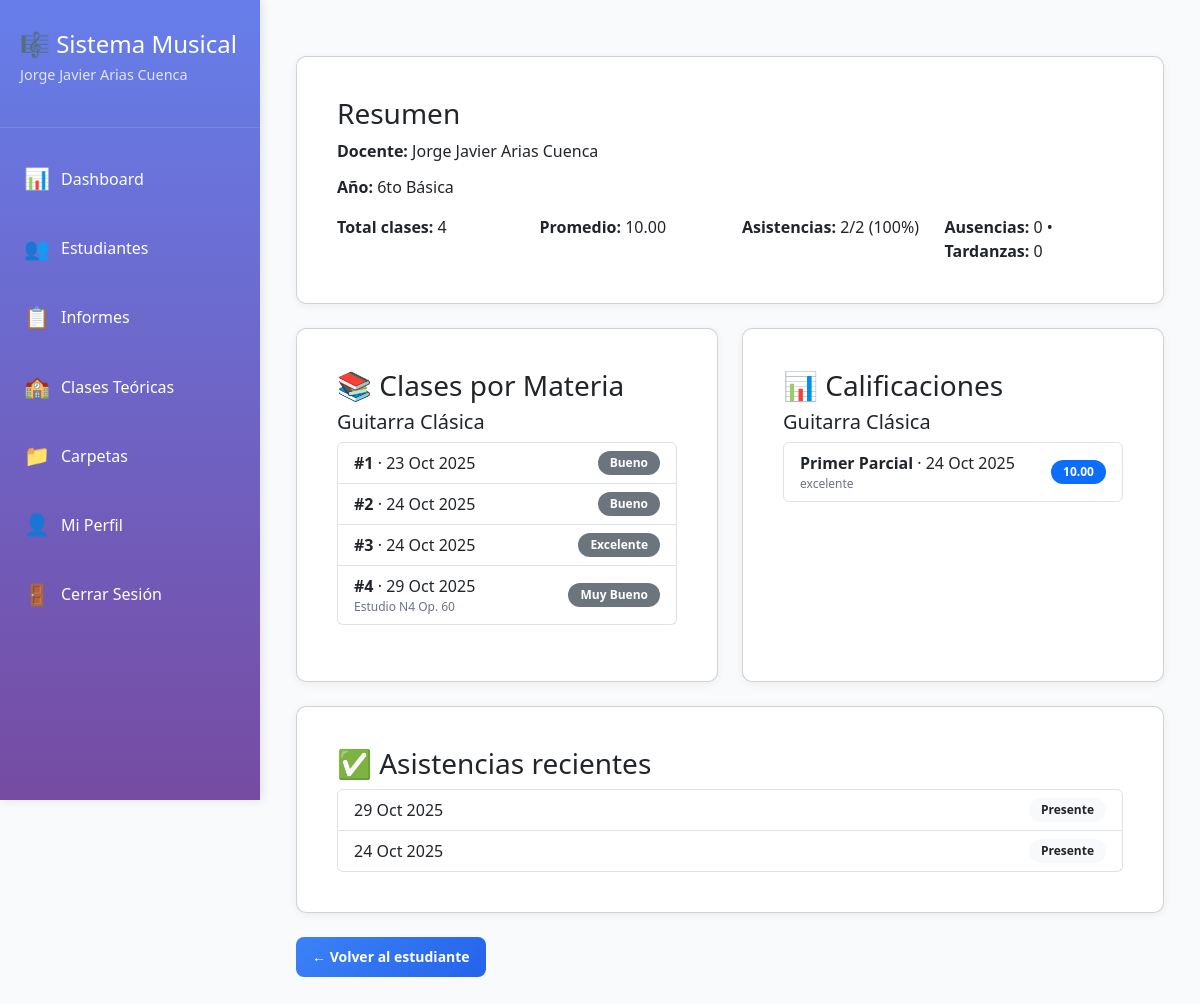
/teachers/libreta/1/ (signed in), run on the app's committed database.
### teachers/models.py (models this page shows, shortened)
class Teacher(models.Model):
    user = models.OneToOneField(User, on_delete=models.CASCADE, related_name='teacher_profile')
    full_name = models.CharField(max_length=200, verbose_name="Nombre completo")
    specialization = models.CharField(max_length=100, blank=True, verbose_name="Especialización")
    phone = models.CharField(max_length=20, blank=True, verbose_name="Teléfono")
    photo = models.ImageField(upload_to='profiles/teachers/', blank=True, null=True, verbose_name="Foto de perfil")
    created_at = models.DateTimeField(auto_now_add=True)
    class Meta:
        verbose_name = "Docente"
        verbose_name_plural = "Docentes"
        ordering = ['full_name']

### students/models.py (models this page shows, shortened)
class Student(models.Model):
    GRADE_CHOICES = [
        ('2do Básica', '2do Básica'),
        ('3ro Básica', '3ro Básica'),
        ('4to Básica', '4to Básica'),
        ('5to Básica', '5to Básica'),
        ('6to Básica', '6to Básica'),
        ('7mo Básica', '7mo Básica'),
        ('8vo Básica', '8vo Básica'),
        ('1ro Bachillerato', '1ro Bachillerato'),
        ('2do Bachillerato', '2do Bachillerato'),
        ('3ro Bachillerato', '3ro Bachillerato'),
    ]
    teacher = models.ForeignKey(Teacher, on_delete=models.CASCADE, related_name='students', verbose_name="Docente")
    user = models.OneToOneField(User, on_delete=models.SET_NULL, null=True, blank=True, related_name='student_profile', verbose_name="Usuario del estudiante")
    name = models.CharField(max_length=200, verbose_name="Nombre completo")
    grade = models.CharField(max_length=50, choices=GRADE_CHOICES, verbose_name="Año escolar")
    parent_name = models.CharField(max_length=200, blank=True, verbose_name="Nombre del padre/madre")
    parent_email = models.EmailField(blank=True, verbose_name="Email del padre/madre")
    parent_phone = models.CharField(max_length=20, blank=True, verbose_name="Teléfono del padre/madre")
    notes = models.TextField(blank=True, verbose_name="Notas adicionales")
    photo = models.ImageField(upload_to='profiles/students/', blank=True, null=True, verbose_name="Foto de perfil")
    active = models.BooleanField(default=True, verbose_name="Activo")
    created_at = models.DateTimeField(auto_now_add=True)
    class Meta:
        ordering = ['name']
        verbose_name = "Estudiante"
        verbose_name_plural = "Estudiantes"

### classes/models.py (models this page shows, shortened)
class Activity(models.Model):
    SUBJECT_CHOICES = [
        ('Guitarra Clásica', '🎸 Guitarra Clásica'),
        ('Conjunto Instrumental', '🎺 Conjunto Instrumental'),
        ('Creación y Arreglos Musicales', '🎵 Creación y Arreglos Musicales'),
    ]
    PERFORMANCE_CHOICES = [
        ('Excelente', 'Excelente'),
        ('Muy Bueno', 'Muy Bueno'),
        ('Bueno', 'Bueno'),
        ('Regular', 'Regular'),
        ('Necesita mejorar', 'Necesita mejorar'),
    ]
    student = models.ForeignKey(Student, on_delete=models.CASCADE, related_name='activities', verbose_name="Estudiante")
    clase = models.ForeignKey(Clase, on_delete=models.CASCADE, related_name='activities')
    subject = models.CharField(max_length=100, choices=SUBJECT_CHOICES, verbose_name="Materia")
    class_number = models.PositiveIntegerField(verbose_name="Número de clase")
    date = models.DateField(verbose_name="Fecha de clase")
    topics_worked = models.TextField(blank=True, verbose_name="Temas trabajados")
    techniques = models.TextField(blank=True, verbose_name="Técnicas desarrolladas")
    pieces = models.CharField(max_length=500, blank=True, verbose_name="Piezas/Repertorio")
    performance = models.CharField(max_length=50, choices=PERFORMANCE_CHOICES, default='Bueno', verbose_name="Desempeño")
    strengths = models.TextField(blank=True, verbose_name="Fortalezas")
    areas_to_improve = models.TextField(blank=True, verbose_name="Áreas a mejorar")
    homework = models.TextField(blank=True, verbose_name="Tareas para casa")
    practice_time = models.PositiveIntegerField(
        default=30,
        validators=[MinValueValidator(15), MaxValueValidator(180)],
        verbose_name="Tiempo de práctica (minutos)"
    )
    observations = models.TextField(blank=True, verbose_name="Observaciones")
    created_at = models.DateTimeField(auto_now_add=True)
    updated_at = models.DateTimeField(auto_now=True)
    class Meta:
        ordering = ['-date', '-class_number']
        verbose_name = "Actividad"
        verbose_name_plural = "Actividades"
        unique_together = ['student', 'subject', 'class_number']

class Grade(models.Model):
    PERIOD_CHOICES = [
        ('Primer Parcial', 'Primer Parcial'),
        ('Segundo Parcial', 'Segundo Parcial'),
        ('Tercer Parcial', 'Tercer Parcial'),
        ('Examen Final', 'Examen Final'),
        ('Quimestre 1', 'Quimestre 1'),
        ('Quimestre 2', 'Quimestre 2'),
    ]
    student = models.ForeignKey(Student, on_delete=models.CASCADE, related_name='grades', verbose_name="Estudiante")
    subject = models.CharField(max_length=100, choices=Activity.SUBJECT_CHOICES, verbose_name="Materia")
    period = models.CharField(max_length=50, choices=PERIOD_CHOICES, verbose_name="Período")
    score = models.DecimalField(max_digits=5, decimal_places=2, validators=[MinValueValidator(0), MaxValueValidator(10)], verbose_name="Calificación")
    comments = models.TextField(blank=True, verbose_name="Comentarios")
    date = models.DateField(verbose_name="Fecha de calificación")
    created_at = models.DateTimeField(auto_now_add=True)
    class Meta:
        ordering = ['-date']
        verbose_name = "Calificación"
        verbose_name_plural = "Calificaciones"
        unique_together = ['student', 'subject', 'period']

class Attendance(models.Model):
    STATUS_CHOICES = [
        ('Presente', '✅ Presente'),
        ('Ausente', '❌ Ausente'),
        ('Tardanza', '⏰ Tardanza'),
        ('Justificado', '📝 Justificado'),
    ]
    student = models.ForeignKey(Student, on_delete=models.CASCADE, related_name='attendances', verbose_name="Estudiante")
    date = models.DateField(verbose_name="Fecha")
    status = models.CharField(max_length=20, choices=STATUS_CHOICES, default='Presente', verbose_name="Estado")
    notes = models.TextField(blank=True, verbose_name="Observaciones")
    created_at = models.DateTimeField(auto_now_add=True)
    class Meta:
        ordering = ['-date']
        verbose_name = "Asistencia"
        verbose_name_plural = "Asistencias"
        unique_together = ['student', 'date']

### teachers/views.py (the view)
# urls.py: path('libreta/<int:student_id>/', views.report_card_view, name='report_card'),
@teacher_required
def report_card_view(request, student_id):
    teacher = request.user.teacher_profile
    student = get_object_or_404(Student, id=student_id, teacher=teacher)
    activities = student.activities.all().order_by('subject', 'class_number')
    grades = student.grades.all().order_by('subject', 'period')
    attendances = student.attendances.all().order_by('-date')
    activities_by_subject = {}
    grades_by_subject = {}
    for activity in activities:
        if activity.subject not in activities_by_subject:
            activities_by_subject[activity.subject] = []
        activities_by_subject[activity.subject].append(activity)
    for grade in grades:
        if grade.subject not in grades_by_subject:
            grades_by_subject[grade.subject] = []
        grades_by_subject[grade.subject].append(grade)
    total_attendance = attendances.count()
    presente_count = attendances.filter(status='Presente').count()
    ausente_count = attendances.filter(status='Ausente').count()
    tardanza_count = attendances.filter(status='Tardanza').count()
    attendance_percentage = (presente_count / total_attendance * 100) if total_attendance > 0 else 0
    promedio_general = sum(float(g.score) for g in grades) / len(grades) if grades else 0
    context = {
        'student': student,
        'teacher': teacher,
        'activities_by_subject': activities_by_subject,
        'grades_by_subject': grades_by_subject,
        'attendances': attendances[:30],
        'total_attendance': total_attendance,
        'presente_count': presente_count,
        'ausente_count': ausente_count,
        'tardanza_count': tardanza_count,
        'attendance_percentage': attendance_percentage,
        'promedio_general': promedio_general,
        'total_classes': activities.count(),
    }
    return render(request, 'teachers/report_card.html', context)

### teachers/templates/teachers/report_card.html (shortened to what this page needs)
{% extends 'teachers/base.html' %}
{% block content %}
<div class="report-card">
  <div class="card mb-4">
    <div class="card-body">
      <h3 class="card-title">Resumen</h3>
      <p><strong>Docente:</strong> {{ teacher.full_name }}</p>
      <p><strong>Año:</strong> {{ student.grade }}</p>
      <div class="row mt-3">
        <div class="col-md-3"><strong>Total clases:</strong> {{ total_classes }}</div>
        <div class="col-md-3"><strong>Promedio:</strong> {{ promedio_general|floatformat:2 }}</div>
        <div class="col-md-3"><strong>Asistencias:</strong> {{ presente_count }}/{{ total_attendance }} ({{ attendance_percentage|floatformat:0 }}%)</div>
        <div class="col-md-3"><strong>Ausencias:</strong> {{ ausente_count }} • <strong>Tardanzas:</strong> {{ tardanza_count }}</div>
      </div>
    </div>
  </div>
  <div class="row">
    <div class="col-lg-6 mb-4">
      <div class="card h-100">
        <div class="card-body">
          <h3 class="card-title">📚 Clases por Materia</h3>
          {% if activities_by_subject %}
            {% for subject, acts in activities_by_subject.items %}
              <div class="mb-3">
                <h5 class="mb-2">{{ subject }}</h5>
                <ul class="list-group">
                  {% for a in acts %}
                    <li class="list-group-item d-flex justify-content-between align-items-center">
                      <div>
                        <strong>#{{ a.class_number }}</strong> · {{ a.date|date:"d M Y" }}
                        {% if a.pieces %}<div style="font-size:12px;color:#6B7280;">{{ a.pieces }}</div>{% endif %}
                      </div>
                      <span class="badge bg-secondary">{{ a.performance }}</span>
                    </li>
                  {% endfor %}
                </ul>
              </div>
            {% endfor %}
          {% else %}
            <p class="text-muted">No hay clases registradas.</p>
          {% endif %}
        </div>
      </div>
    </div>
    <div class="col-lg-6 mb-4">
      <div class="card h-100">
        <div class="card-body">
          <h3 class="card-title">📊 Calificaciones</h3>
          {% if grades_by_subject %}
            {% for subject, grades in grades_by_subject.items %}
              <div class="mb-3">
                <h5 class="mb-2">{{ subject }}</h5>
                <ul class="list-group">
                  {% for g in grades %}
                    <li class="list-group-item d-flex justify-content-between align-items-center">
                      <div>
                        <strong>{{ g.period }}</strong> · {{ g.date|date:"d M Y" }}
                        {% if g.comments %}<div style="font-size:12px;color:#6B7280;">{{ g.comments }}</div>{% endif %}
                      </div>
                      <span class="badge bg-primary">{{ g.score }}</span>
                    </li>
                  {% endfor %}
                </ul>
              </div>
            {% endfor %}
          {% else %}
            <p class="text-muted">No hay calificaciones registradas.</p>
          {% endif %}
        </div>
      </div>
    </div>
  </div>
  <div class="card mb-4">
    <div class="card-body">
      <h3 class="card-title">✅ Asistencias recientes</h3>
      {% if attendances %}
        <ul class="list-group">
          {% for att in attendances %}
            <li class="list-group-item d-flex justify-content-between align-items-center">
              <span>{{ att.date|date:"d M Y" }}</span>
              <span class="badge bg-light text-dark">{{ att.status }}</span>
            </li>
          {% endfor %}
        </ul>
      {% else %}
        <p class="text-muted">No hay registros de asistencia.</p>
      {% endif %}
    </div>
  </div>
  <a href="{% url 'teachers:student_detail' student.id %}" class="btn btn-secondary">← Volver al estudiante</a>
</div>
{% endblock %}

### teachers/templates/teachers/base.html (shortened to what this page needs)
{% load static %}
<!DOCTYPE html>
<html lang="es">
<head>
    <link href="https://cdn.jsdelivr.net/npm/bootstrap@5.3.3/dist/css/bootstrap.min.css" rel="stylesheet">
    <link rel="stylesheet" href="{% static 'css/app.css' %}">
    <link rel="stylesheet" href="{% static 'teachers/css/style.css' %}">
</head>
<body>
    {% if user.is_authenticated and user.teacher_profile %}
    <div class="dashboard-container">
        <aside class="sidebar">
            <div class="sidebar-header">
                <h2>🎼 Sistema Musical</h2>
                <p>{{ request.user.teacher_profile.full_name }}</p>
            </div>
            <nav class="sidebar-nav">
<a href="{% url 'teachers:teacher_dashboard' %}" class="nav-item {% if request.resolver_match.url_name == 'teacher_dashboard' %}active{% endif %}">
                    <span class="icon">📊</span>
                    <span>Dashboard</span>
                </a>
                <a href="{% url 'teachers:estudiantes' %}" class="nav-item {% if request.resolver_match.url_name == 'estudiantes' %}active{% endif %}">
                    <span class="icon">👥</span>
                    <span>Estudiantes</span>
                </a>
                <a href="{% url 'teachers:informes' %}" class="nav-item {% if request.resolver_match.url_name == 'informes' %}active{% endif %}">
                    <span class="icon">📋</span>
                    <span>Informes</span>
                </a>
                <a href="{% url 'teachers:clases_teoricas' %}" class="nav-item {% if request.resolver_match.url_name == 'clases_teoricas' %}active{% endif %}">
                    <span class="icon">🏫</span>
                    <span>Clases Teóricas</span>
                </a>
                <a href="{% url 'teachers:carpetas' %}" class="nav-item {% if request.resolver_match.url_name == 'carpetas' %}active{% endif %}">
                    <span class="icon">📁</span>
                    <span>Carpetas</span>
                </a>
                <a href="{% url 'teachers:profile' %}" class="nav-item {% if request.resolver_match.url_name == 'profile' %}active{% endif %}">
                    <span class="icon">👤</span>
                    <span>Mi Perfil</span>
                </a>
<a href="{% url 'users:logout' %}" class="nav-item">
                    <span class="icon">🚪</span>
                    <span>Cerrar Sesión</span>
                </a>
            </nav>
        </aside>
        <main class="main-content">
            <div class="container-fluid py-4">
                {% block content %}
                {% endblock %}
            </div>
        </main>
    </div>
    {% else %}
    <div style="padding: 2rem; text-align: center;">
        <h1>Acceso Denegado</h1>
        <p>Debes iniciar sesión como docente para acceder a esta página.</p>
        <a href="{% url 'users:login' %}" class="btn btn-primary">Iniciar Sesión</a>
    </div>
    {% endif %}
</body>
</html>

### data on the page
Teacher: full_name "Jorge Javier Arias Cuenca"
Student: grade "6to Básica"
Activity: subject "Guitarra Clásica", class_number "1", date "23 Oct 2025", performance "Bueno"
Activity: class_number "2", date "24 Oct 2025", performance "Bueno"
Activity: class_number "3", date "24 Oct 2025", performance "Excelente"
Activity: class_number "4", date "29 Oct 2025", pieces "Estudio N4 Op. 60", performance "Muy Bueno"
Grade: subject "Guitarra Clásica", period "Primer Parcial", date "24 Oct 2025", comments "excelente", score "10.00"
Attendance: date "29 Oct 2025", status "Presente"
Attendance: date "24 Oct 2025", status "Presente"

### other printed values
{{ request.user.teacher_profile.full_name }} "Jorge Javier Arias Cuenca"
{{ total_classes }} "4"
{{ promedio_general|floatformat:2 }} "10.00"
{{ presente_count }} "2"
{{ total_attendance }} "2"
{{ attendance_percentage|floatformat:0 }} "100"
{{ ausente_count }} "0"
{{ tardanza_count }} "0"
